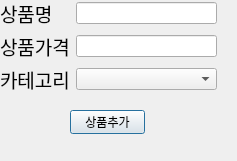
<?xml version="1.0" encoding="UTF-8"?>
<ui version="4.0">
 <class>look</class>
 <widget class="QDialog" name="look">
  <property name="geometry">
   <rect>
    <x>0</x>
    <y>0</y>
    <width>237</width>
    <height>161</height>
   </rect>
  </property>
  <property name="windowTitle">
   <string>Dialog</string>
  </property>
  <widget class="QWidget" name="layoutWidget">
   <property name="geometry">
    <rect>
     <x>0</x>
     <y>0</y>
     <width>217</width>
     <height>92</height>
    </rect>
   </property>
   <layout class="QGridLayout" name="gridLayout">
    <item row="1" column="0">
     <widget class="QLabel" name="label_4">
      <property name="font">
       <font>
        <pointsize>14</pointsize>
       </font>
      </property>
      <property name="text">
       <string>상품명</string>
      </property>
     </widget>
    </item>
    <item row="1" column="1">
     <widget class="QLineEdit" name="nameEdit"/>
    </item>
    <item row="5" column="0">
     <widget class="QLabel" name="label">
      <property name="font">
       <font>
        <pointsize>14</pointsize>
       </font>
      </property>
      <property name="text">
       <string>카테고리</string>
      </property>
     </widget>
    </item>
    <item row="4" column="0">
     <widget class="QLabel" name="label_5">
      <property name="font">
       <font>
        <pointsize>14</pointsize>
       </font>
      </property>
      <property name="text">
       <string>상품가격</string>
      </property>
     </widget>
    </item>
    <item row="4" column="1">
     <widget class="QLineEdit" name="saleEdit"/>
    </item>
    <item row="5" column="1">
     <widget class="QComboBox" name="comboBox"/>
    </item>
   </layout>
  </widget>
  <widget class="QPushButton" name="addbtn">
   <property name="geometry">
    <rect>
     <x>70</x>
     <y>110</y>
     <width>75</width>
     <height>24</height>
    </rect>
   </property>
   <property name="text">
    <string>상품추가</string>
   </property>
  </widget>
 </widget>
 <resources/>
 <connections/>
</ui>
